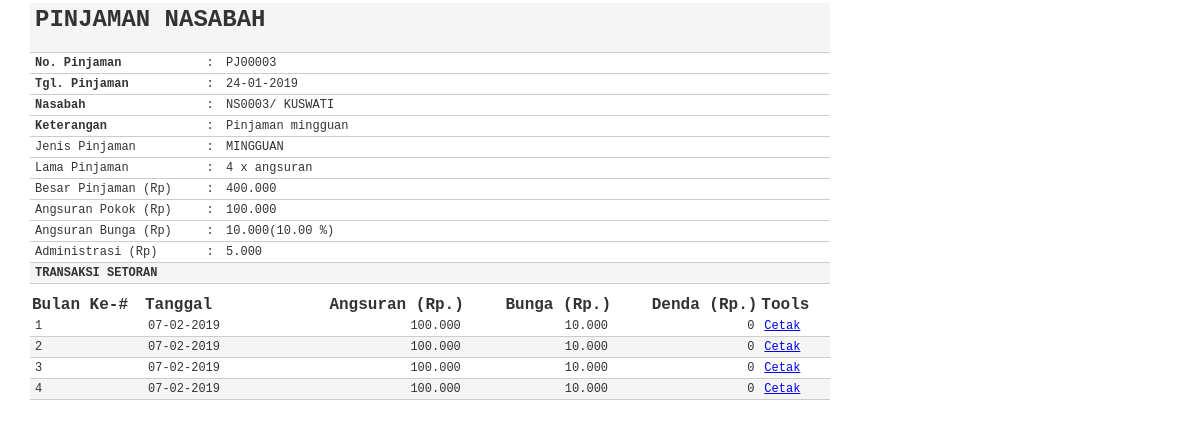
Page /pinjaman/pinjaman_view.php?Kode=PJ00003 (signed in) on the committed database.
### tables this page shows
CREATE TABLE `pinjaman` (
  `no_pinjaman` char(7) NOT NULL,
  `tgl_pinjaman` date NOT NULL,
  `no_nasabah` char(6) NOT NULL,
  `keterangan` varchar(100) NOT NULL,
  `kd_jpinjaman` char(4) NOT NULL,
  `bunga` decimal(10,2) NOT NULL,
  `lama_pinjaman` int(4) NOT NULL,
  `besar_pinjaman` int(12) NOT NULL,
  `angsuran_pokok` int(12) NOT NULL,
  `angsuran_bunga` int(12) NOT NULL,
  `administrasi` int(12) NOT NULL,
  `status` enum('Pinjam','Lunas') NOT NULL DEFAULT 'Pinjam',
  `kd_pegawai` char(5) NOT NULL
);

CREATE TABLE `nasabah` (
  `no_nasabah` char(6) NOT NULL,
  `nm_nasabah` varchar(100) NOT NULL,
  `kelamin` enum('L','P') NOT NULL,
  `agama` varchar(20) NOT NULL,
  `tanggal_lahir` date NOT NULL,
  `tempat_lahir` varchar(100) NOT NULL,
  `alamat` varchar(100) NOT NULL,
  `no_telepon` varchar(20) NOT NULL,
  `foto` varchar(100) NOT NULL,
  `status_kawin` enum('Kawin','Belum Kawin') NOT NULL DEFAULT 'Belum Kawin',
  `nama_pasangan` varchar(100) NOT NULL,
  `jenis_pekerjaan` varchar(100) NOT NULL
);

CREATE TABLE `jenis_pinjaman` (
  `kd_jpinjaman` char(4) NOT NULL,
  `nm_jpinjaman` varchar(100) NOT NULL,
  `keterangan` varchar(100) NOT NULL,
  `bunga` decimal(10,2) NOT NULL
);

CREATE TABLE `pinjaman_setoran` (
  `no_setoran` char(8) NOT NULL,
  `tgl_setoran` date NOT NULL,
  `no_pinjaman` char(7) NOT NULL,
  `setoran_pokok` int(12) NOT NULL,
  `setoran_bunga` int(12) NOT NULL,
  `denda` int(12) NOT NULL
);

### library/inc.library.php (called while the page is built, shortened)
<?php
function IndonesiaTgl($tanggal){
	$tgl=substr($tanggal,8,2);
	$bln=substr($tanggal,5,2);
	$thn=substr($tanggal,0,4);
	$tanggal="$tgl-$bln-$thn";
	return $tanggal;
}
function format_angka($angka) {
	$hasil =  number_format($angka,0, ",",".");
	return $hasil;
}
?>

### pinjaman/pinjaman_view.php (the view, shortened to what this page needs)
<?php
include_once "../library/inc.connection.php";
include_once "../library/inc.library.php";
if(isset($_GET['Kode'])) {
	$Kode= isset($_GET['Kode']) ?  $_GET['Kode'] : $_POST['txtKode'];
	$mySql = "SELECT pinjaman.*, nasabah.nm_nasabah, jenis_pinjaman.nm_jpinjaman FROM pinjaman
				LEFT JOIN nasabah ON pinjaman.no_nasabah = nasabah.no_nasabah
				LEFT JOIN jenis_pinjaman ON pinjaman.kd_jpinjaman = jenis_pinjaman.kd_jpinjaman
				WHERE no_pinjaman='$Kode'";
	$myQry = mysql_query($mySql, $koneksidb)  or die ("Query salah : ".mysql_error());
	$myData= mysql_fetch_array($myQry);
}
else {
	echo "Nomor pinjaman tidak terbaca";
	exit;
}
?>
<html xmlns="http://www.w3.org/1999/xhtml">
<head>
<link href="../styles/styles_cetak.css" rel="stylesheet" type="text/css">
</head>
<body >
<table width="800" class="table-list" border="0" cellspacing="1" cellpadding="4">
  <tr>
    <td colspan="3" bgcolor="#F5F5F5"><h1>PINJAMAN NASABAH</h1></td>
  </tr>
  <tr>
    <td width="141"><strong>No. Pinjaman </strong></td>
    <td width="5">:</td>
    <td width="526"><?php echo $myData['no_pinjaman']; ?> </td>
  </tr>
  <tr>
    <td><strong>Tgl. Pinjaman </strong></td>
    <td>:</td>
    <td><?php echo IndonesiaTgl($myData['tgl_pinjaman']); ?> </td>
  </tr>
  <tr>
    <td><strong>Nasabah</strong></td>
    <td>:</td>
    <td><?php echo $myData['no_nasabah']."/ ".$myData['nm_nasabah']; ?> </td>
  </tr>
  <tr>
    <td><strong>Keterangan</strong></td>
    <td>:</td>
    <td><?php echo $myData['keterangan']; ?></td>
  </tr>
  <tr>
    <td>Jenis Pinjaman </td>
    <td>:</td>
    <td><?php echo $myData['nm_jpinjaman']; ?> </td>
  </tr>
  <tr>
    <td>Lama Pinjaman </td>
    <td>:</td>
    <td><?php echo $myData['lama_pinjaman']; ?> x angsuran</td>
  </tr>
  <tr>
    <td>Besar Pinjaman (Rp)</td>
    <td>:</td>
    <td><?php echo format_angka($myData['besar_pinjaman']); ?></td>
  </tr>
  <tr>
    <td>Angsuran Pokok (Rp)</td>
    <td>:</td>
    <td><?php echo format_angka($myData['angsuran_pokok']); ?></td>
  </tr>
  <tr>
    <td>Angsuran Bunga (Rp) </td>
    <td>:</td>
    <td><?php echo format_angka($myData['angsuran_bunga'])."(".$myData['bunga']." %)"; ?></td>
  </tr>
  <tr>
    <td>Administrasi (Rp) </td>
    <td>:</td>
    <td><?php echo format_angka($myData['administrasi']); ?></td>
  </tr>
  <tr>
    <td colspan="3" bgcolor="#F5F5F5"><strong>TRANSAKSI SETORAN </strong></td>
  </tr>
</table>
<table class="table-list" width="800" border="0" cellspacing="1" cellpadding="2">
  <tr>
    <th width="108"><strong>Bulan Ke-# </strong></th>
    <th width="161"><strong>Tanggal</strong></th>
    <th width="151" align="right"><strong>Angsuran (Rp.) </strong></th>
    <th width="142" align="right"><strong>Bunga (Rp.) </strong></th>
    <th width="141" align="right"><strong>Denda (Rp.) </strong></th>
    <th width="66">Tools</th>
  </tr>
  <?php
	$my3Sql = "SELECT * FROM pinjaman_setoran WHERE no_pinjaman='$Kode'";
	$my3Qry = mysql_query($my3Sql, $koneksidb)  or die ("Query  salah : ".mysql_error());
	$nomor  = 0;
	while ($my3Data = mysql_fetch_array($my3Qry)) {
		$nomor++;
		$Kode = $my3Data['no_setoran'];
		if($nomor%2==1) { $warna=""; } else {$warna="#F5F5F5";}
	?>
  <tr bgcolor="<?php echo $warna; ?>">
    <td><?php echo $nomor; ?></td>
    <td><?php echo IndonesiaTgl($my3Data['tgl_setoran']); ?></td>
    <td align="right"><?php echo format_angka($my3Data['setoran_pokok']); ?></td>
    <td align="right"><?php echo format_angka($my3Data['setoran_bunga']); ?></td>
    <td align="right"><?php echo  format_angka($my3Data['denda']); ?></td>
    <td><a href="setoran_cetak.php?noSetoran=<?php echo $Kode; ?>" target="_blank">Cetak</a></td>
  </tr>
  <?php } ?>
</table>
</body>
</html>

### styles/styles_cetak.css (style rules this page uses)
body,td,th { font-family: Courier New, Courier, monospace; }
body { margin:0px auto 0px; padding:3px; font-size:12px; color:#333; width:95%; background-position:top; background-color:#fff; }
.table-list { clear: both; text-align: left; border-collapse: collapse; margin: 0px 0px 10px 0px; background:#fff; }
.table-list td { color: #333; font-size:12px; border-color: #fff; border-collapse: collapse; vertical-align: center; padding: 3px 5px; border-bottom:1px #CCCCCC solid; }

### rows in the picture
pinjaman: no_pinjaman "PJ00003", tgl_pinjaman "24-01-2019", no_nasabah "NS0003", nasabah.nm_nasabah "KUSWATI", keterangan "Pinjaman mingguan", kd_jpinjaman.nm_jpinjaman "MINGGUAN", lama_pinjaman "4", besar_pinjaman "400.000", angsuran_pokok "100.000", angsuran_bunga "10.000", bunga "10.00", administrasi "5.000"
pinjaman_setoran: tgl_setoran "07-02-2019", setoran_pokok "100.000", setoran_bunga "10.000", denda "0"
pinjaman_setoran: tgl_setoran "07-02-2019", setoran_pokok "100.000", setoran_bunga "10.000", denda "0"
pinjaman_setoran: tgl_setoran "07-02-2019", setoran_pokok "100.000", setoran_bunga "10.000", denda "0"
pinjaman_setoran: tgl_setoran "07-02-2019", setoran_pokok "100.000", setoran_bunga "10.000", denda "0"
